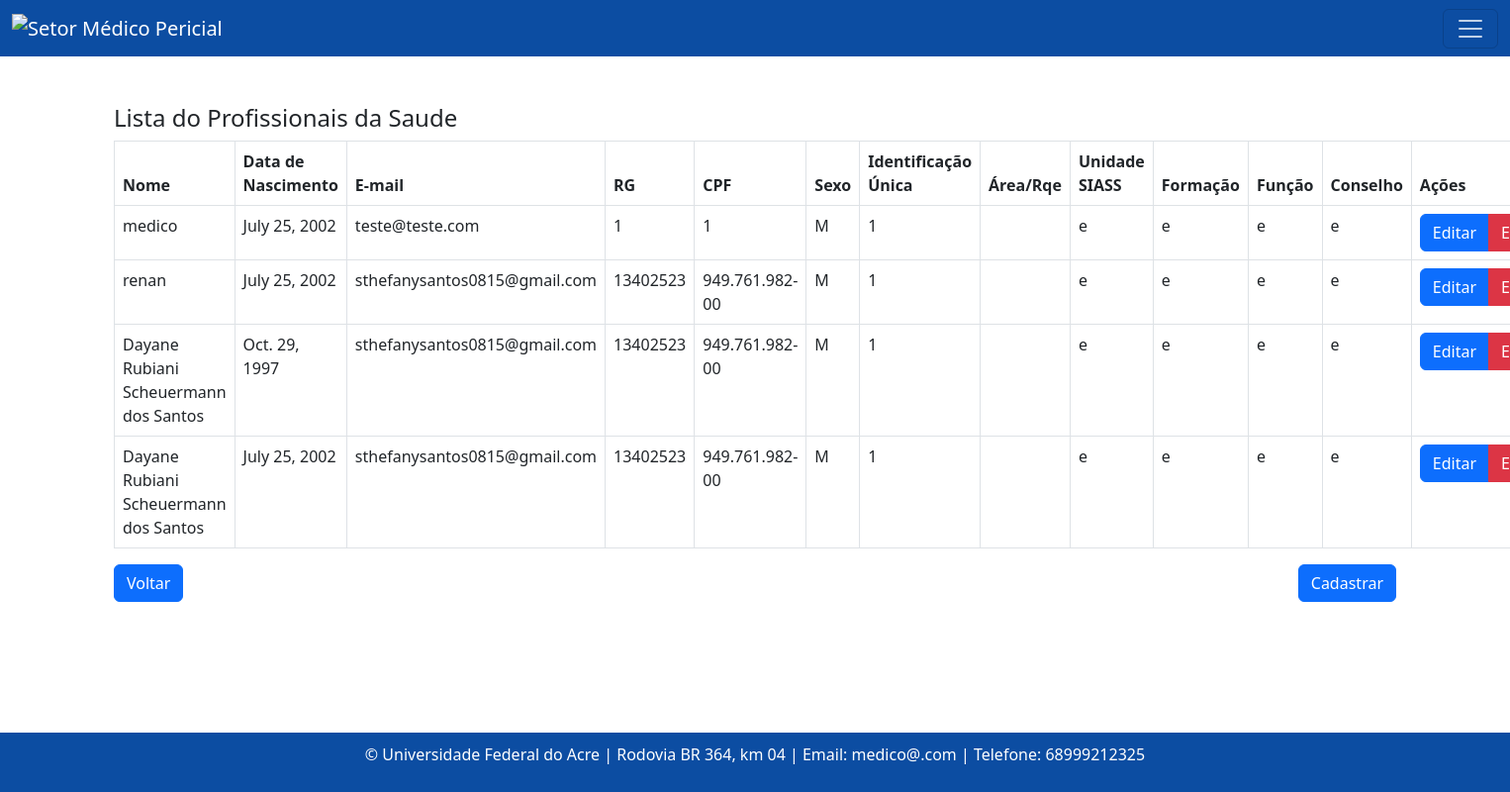
The page /profissionaisdasaude/ on the database as committed earlier.
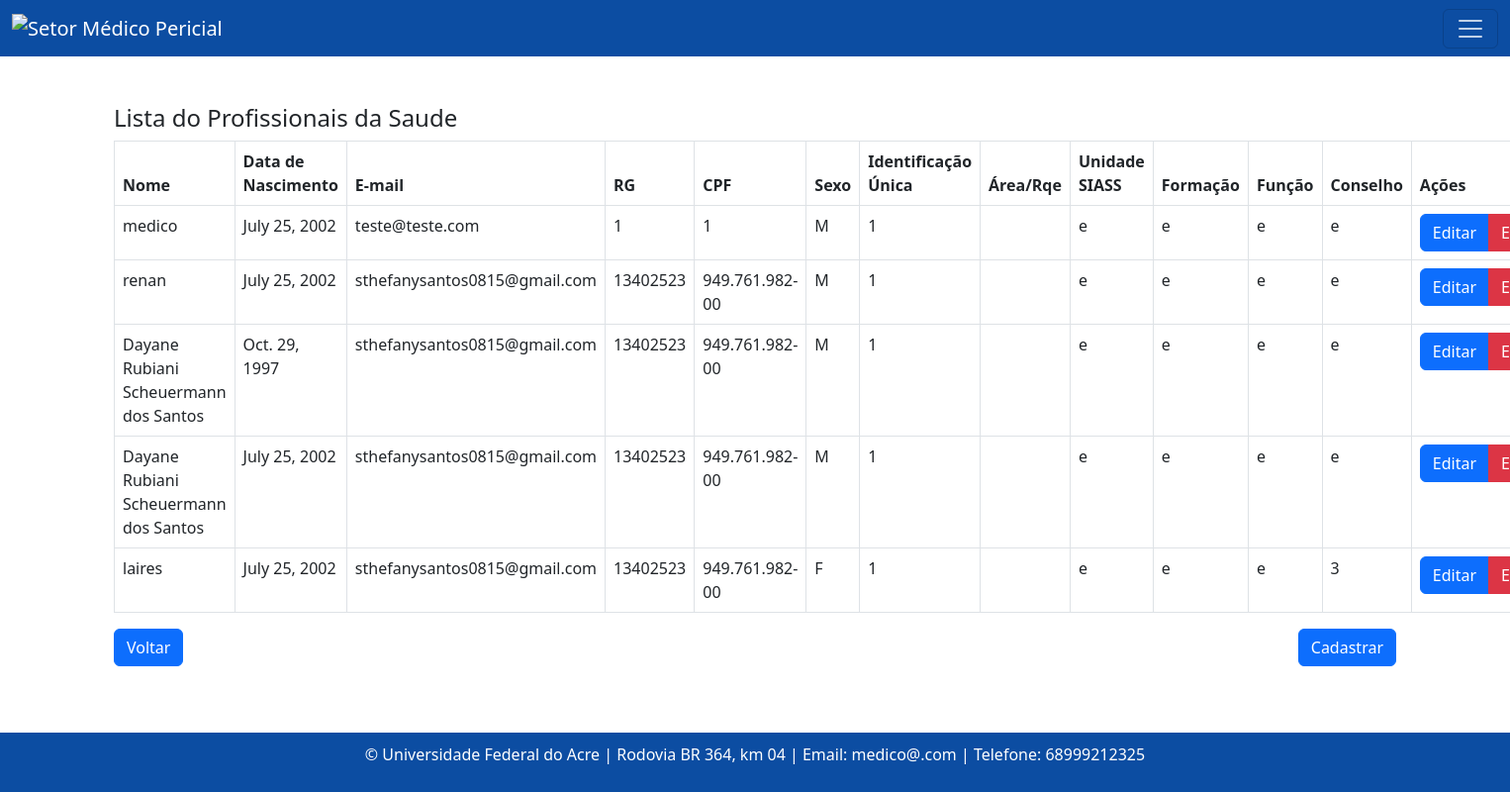
The same page on the database as committed later.
### consulta/models.py (models this page shows, shortened)
class Profissionaldasaude(models.Model):
    nome = models.CharField(max_length=100)
    data_nascimento = models.DateField()
    email = models.EmailField()
    rg = models.CharField(max_length=20)
    cpf = models.CharField(max_length=14)
    sexo = models.CharField(max_length=1, choices=[('M', 'Masculino'), ('F', 'Feminino')])
    identificacao_unica = models.CharField(max_length=50, default='')
    cep = models.CharField(max_length=9)
    cidade = models.CharField(max_length=50)
    bairro = models.CharField(max_length=50, default='')
    uf = models.CharField(max_length=2)
    numero = models.CharField(max_length=10)
    ddd_telefone = models.CharField(max_length=3)
    complemento = models.CharField(max_length=100, blank=True, null=True, default='')
    area = models.CharField(max_length=50, default='')
    unidade_siass = models.CharField(max_length=50, default='')
    formacao = models.CharField(max_length=20)
    conselho = models.CharField(max_length=20)
    registro = models.CharField(max_length=20)

### consulta/views.py (the view)
# urls.py: path('profissionaisdasaude/', listar_profissionaisdasaude, name= 'profissionaisdasaudeListagem'),
def listar_profissionaisdasaude(request):
    profissionaisdasaude = Profissionaldasaude.objects.all()
    return render(request, 'consultas/listagem_profissionaisdasaude.html', {'profissionaisdasaude': profissionaisdasaude})

### templates/consultas/listagem_profissionaisdasaude.html (shortened to what this page needs)
{% extends "base.html" %}
{% block content %}
  <h4>Lista do Profissionais da Saude</h4>
  <table class="table table-bordered">
    <thead>
      <tr>
        <th>Nome</th>
        <th>Data de Nascimento</th>
        <th>E-mail</th>
        <th>RG</th>
        <th>CPF</th>
        <th>Sexo</th>
        <th>Identificação Única</th>
        <th>Área/Rqe</th>
        <th>Unidade SIASS</th>
        <th>Formação</th>
        <th>Função</th>
        <th>Conselho</th>
        <th>Ações</th>
      </tr>
    </thead>
    <tbody>
      {% for profissionaisdasaude in profissionaisdasaude %}
      <tr>
        <td>{{ profissionaisdasaude.nome }}</td>
        <td>{{ profissionaisdasaude.data_nascimento }}</td>
        <td>{{ profissionaisdasaude.email }}</td>
        <td>{{ profissionaisdasaude.rg }}</td>
        <td>{{ profissionaisdasaude.cpf }}</td>
        <td>{{ profissionaisdasaude.sexo }}</td>
        <td>{{ profissionaisdasaude.identificacao_unica }}</td>
        <td>{{ profissionaisdasaude.area_rqe }}</td>
        <td>{{ profissionaisdasaude.unidade_siass }}</td>
        <td>{{ profissionaisdasaude.formacao }}</td>
        <td>{{ profissionaisdasaude.conselho }}</td>
        <td>{{ profissionaisdasaude.registro }}</td>
        <td>
          <div class="btn-group" role="group" aria-label="Ações">
            <a href="#" class="btn btn-primary">Editar</a>
            <a href="#" class="btn btn-danger">Excluir</a>
          </div>
        </td>
      </tr>
    {% endfor %}
  </tbody>
</table>
<div class="d-flex justify-content-between">
  <a class="btn btn-primary" href="{% url 'profissionaisdasaudeListagem' %}">Voltar</a>
  <a class="btn btn-primary" href="{% url 'profissionaldasaudeCreate'  %}">Cadastrar</a>
</div>
{% endblock %}

Rows that differ between the two databases and show on the page:
added Profissionaldasaude: nome "laires", data_nascimento "July 25, 2002", email "sthefanysantos0815@gmail.com", rg "13402523", cpf "949.761.982-00", sexo "F", identificacao_unica "1", unidade_siass "e", formacao "e", conselho "e", registro "3"
